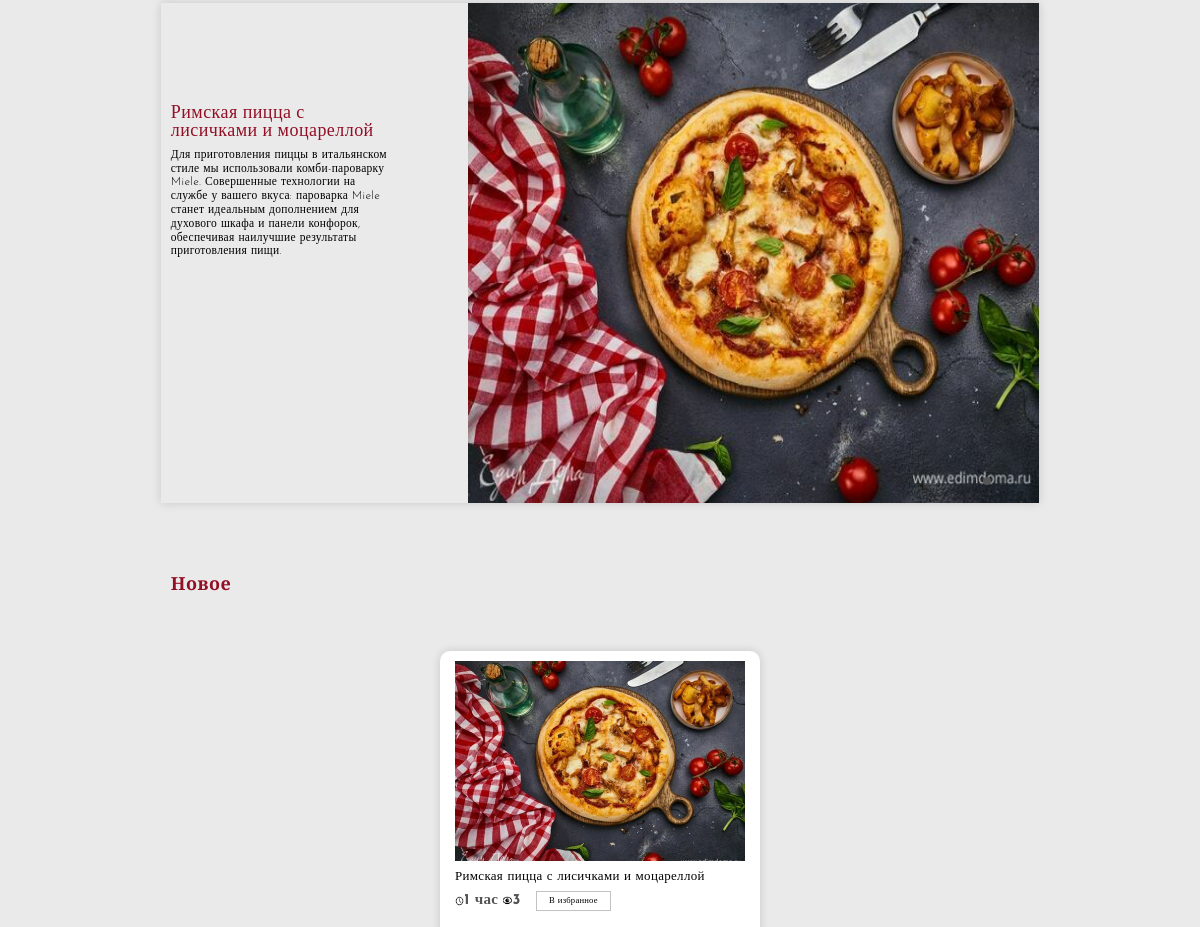
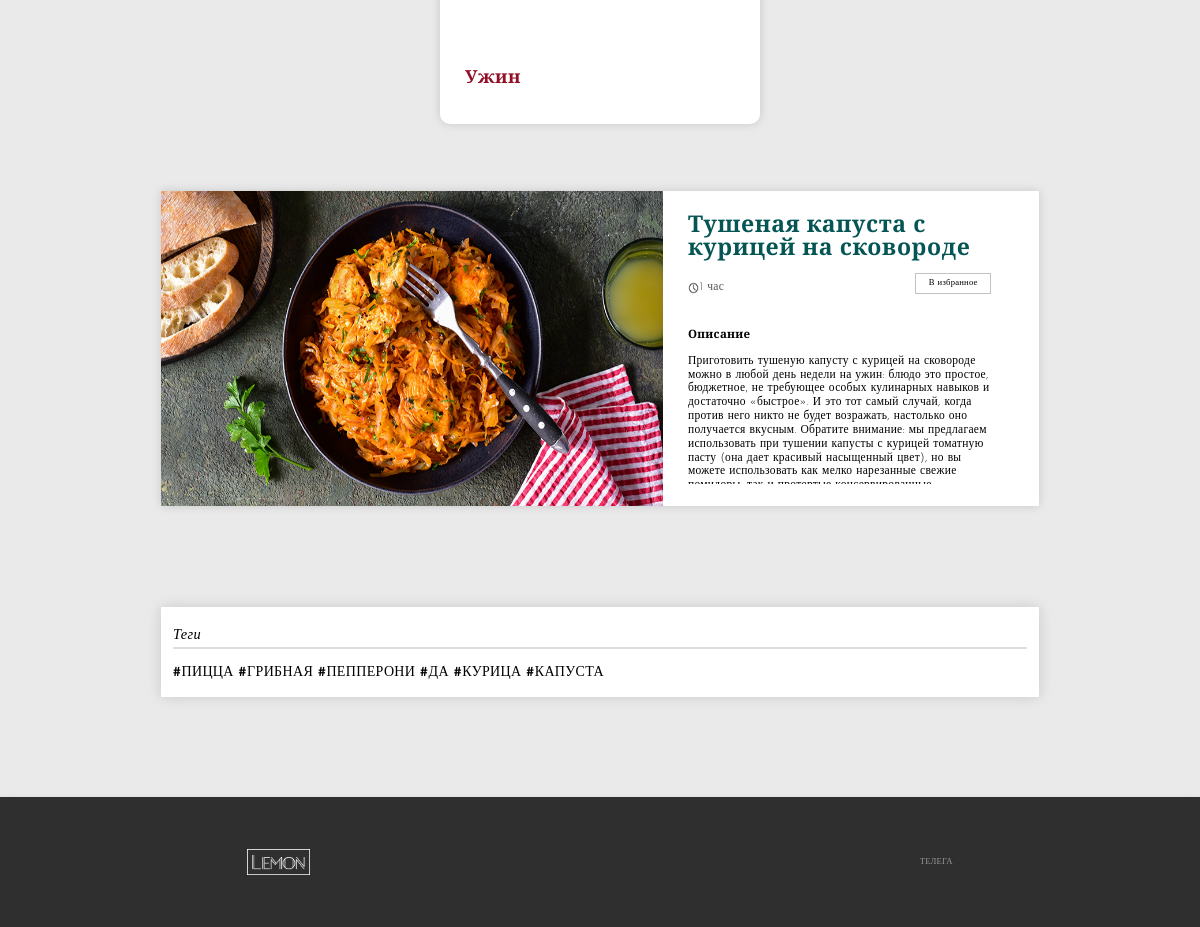
The app's page /tags/pizza/ (lower part), older data (2 pictures, top to bottom).
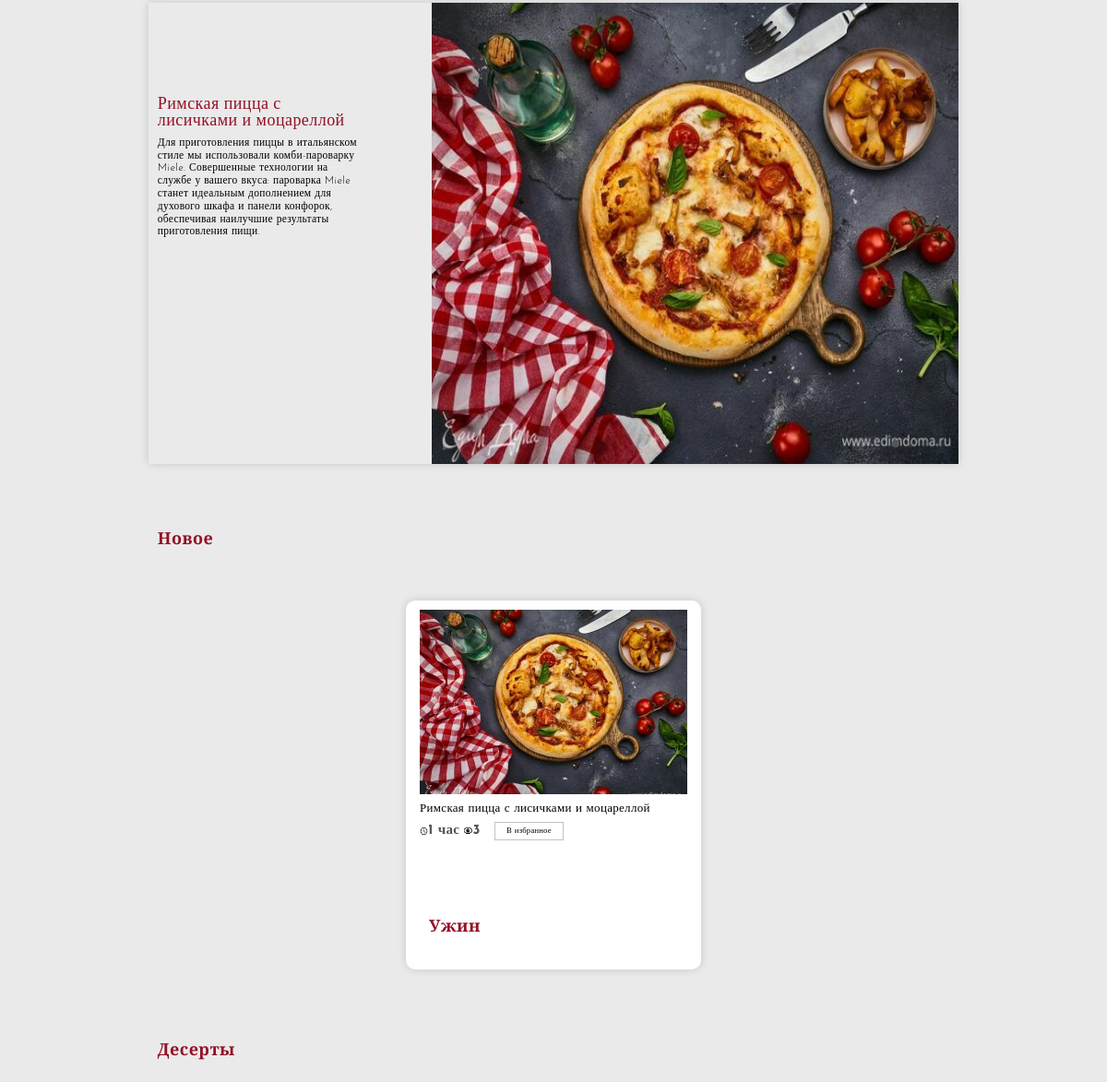
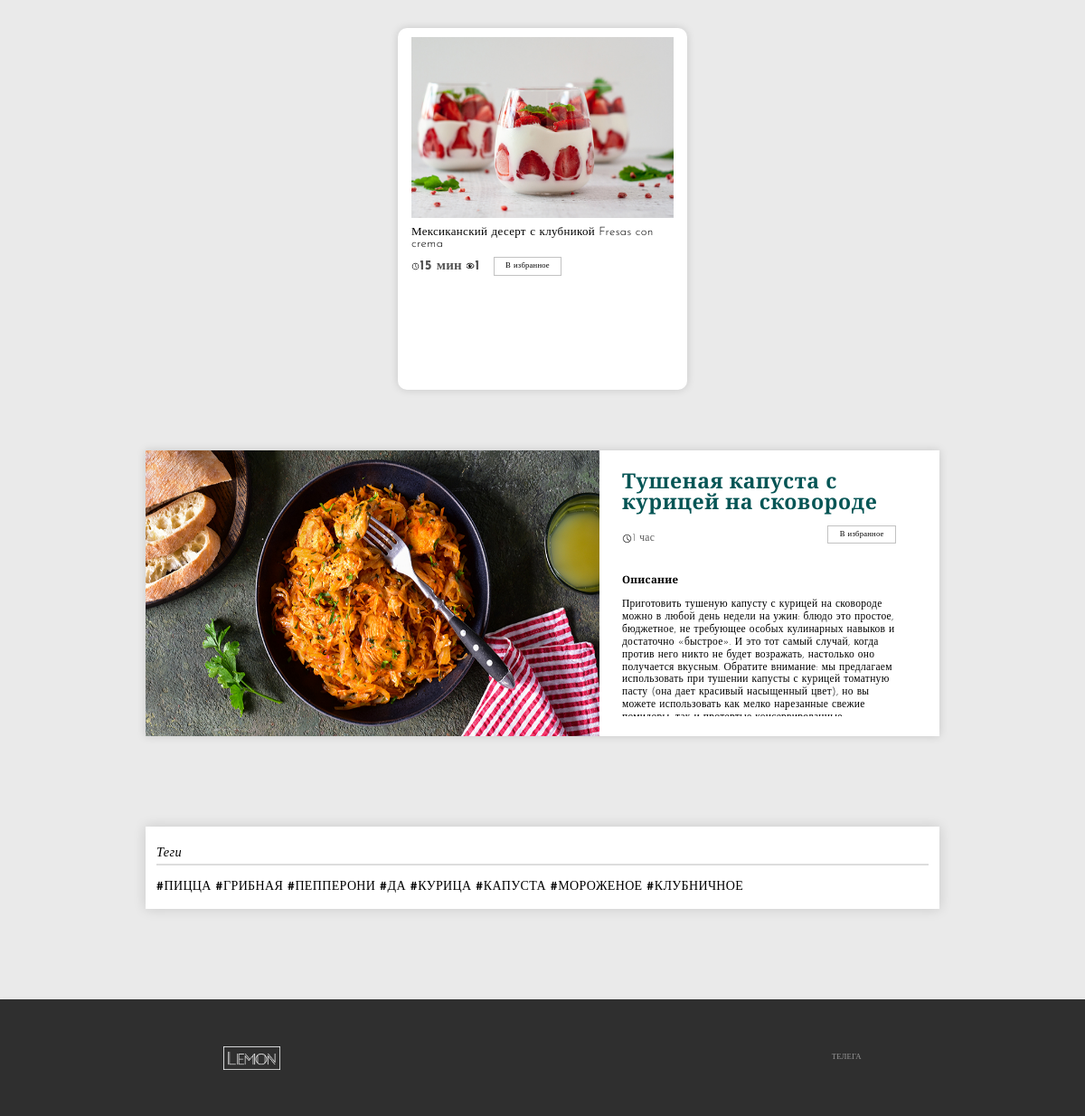
The same page, newer data (2 pictures, top to bottom).
### food/models.py (models this page shows, shortened)
class Post(models.Model):
    author = models.ForeignKey(User, verbose_name='Автор', on_delete=models.CASCADE, related_name='post_author')
    title = models.CharField(verbose_name='Название', max_length=155)
    description = models.TextField(verbose_name='Описание')
    image = models.ImageField(verbose_name='Изображение', upload_to='post/')
    ingredients = RichTextField()
    date_create = models.DateTimeField(verbose_name='Дата создания', auto_now_add=True)
    time_preparing = models.CharField(verbose_name='Время приготовления', max_length=10)
    tags = models.ManyToManyField(Tags, related_name='post_tags', blank=True)
    views = models.ManyToManyField(User, verbose_name='post_views', blank=True, related_name='post_views')
    favorite = models.ManyToManyField(User, verbose_name='Добавившие в избранное', blank=True, related_name='favorite_posts')
    category = models.ForeignKey(Category, verbose_name='Категория', related_name='post_category', on_delete=models.CASCADE)
    slug = models.SlugField(verbose_name='URL')
    def get_absolute_url(self):
        return reverse('detail_food', kwargs={'food_slug': self.slug})
    def total_views(self):
        return self.views.count()
    class Meta:
        verbose_name = 'Пост'
        verbose_name_plural = 'Посты'
        ordering = ('-date_create',)

class Category(models.Model):
    name = models.CharField(verbose_name='Название', max_length=30)
    image = models.ImageField(verbose_name='Изображение', upload_to='category/')
    is_main = models.BooleanField(verbose_name='На главной', default=False)
    slug = models.SlugField(verbose_name='URL')
    class Meta:
        verbose_name = 'Категория'
        verbose_name_plural = 'Категории'

class SeasonPost(Post):
    season_list = (
        ('Summer', 'Лето'),
        ('Winter', 'Зима'),
        ('Spring', 'Весна'),
        ('Autumn', 'Осень')
    )
    season = models.CharField(verbose_name='Сезон', choices=season_list, max_length=9)
    class Meta:
        verbose_name = 'Сезонный пост'
        verbose_name_plural = 'Сезонные посты'

class Tags(models.Model):
    name = models.CharField(verbose_name='Тег', max_length=20)
    slug = models.SlugField(verbose_name='URL')
    class Meta:
        verbose_name = 'Тег'
        verbose_name_plural = 'Теги'

### food/views.py (the view)
# urls.py: path('', views.HomeView.as_view(), name='home'),
class HomeView(ListView):
    model = Post
    template_name = 'food/index.html'
    context_object_name = 'posts'
    paginate_by = 6
    def get_context_data(self, **kwargs):
        context = super().get_context_data(**kwargs)
        context['tags'] = Tags.objects.all()
        context['seasons'] = SeasonPost.objects.all()
        context['categories'] = Category.objects.filter(is_main=True)
        return context
    def get_queryset(self):
        if self.kwargs.get('tags_slug'):
            post = Post.objects.order_by('?').filter(tags__slug=self.kwargs.get('tags_slug')).order_by('-date_create').select_related('category').prefetch_related('views')
        elif 'name' in self.request.GET:
            post = Post.objects.filter(
                Q(title__in=self.request.GET.getlist('name')) | (Q(title__iregex=self.request.GET.get('name')))).select_related('category').prefetch_related('views')
        else:
            post = Post.objects.order_by('-date_create').select_related('category').prefetch_related('views')
        return post

### food/templatetags/index_tags.py (called while the page is built)
@register.simple_tag()
def get_favorite_posts():
    return Post.objects.annotate(num_likes=Count('views')).order_by('-num_likes')[:5]

@register.simple_tag()
def get_category():
    return Category.objects.all()[:4]

### templates/food/index.html (shortened to what the changed rows need)
{% extends 'base.html' %}
{% load index_tags %}
{% load static %}
{% block content %}
    {% get_favorite_posts as favorite_posts %}
    <div class="container">
        <section class="slider">
            <div class="container">
                <div class="slider__swiper">
                    <div class="swiper-container swiper1">
                        <div class="swiper-wrapper">
                            {% for post in favorite_posts %}
                                <div class="swiper-slide sp">
                                    <img class="post__favorite__image" src="{{ post.image.url }}" alt="">
                                    <h2 class="title__post">
                                        <a style="color: #921026;" href="{{ post.get_absolute_url }}">
                                            {{ post.title }}
                                        </a>
                                    </h2>
                                    <p class="text__post">
                                        {{ post.description|truncatewords:50 }}
                                    </p>
                                </div>
                            {% endfor %}
                        </div>
                        <div class="swiper-pagination"></div>
                    </div>
                </div>
            </div>
        </section>
        <section class="triple">
            <div class="container">
                <h2 class="my__h2">Новое</h2>
                <div class="triple__row">
                    {% for post in posts %}
                        <div class="triple__column">
                            <div class="triple__item">
                                <a href="{{ post.get_absolute_url }}"><img class="triple__img3"
                                                                           src="{{ post.image.url }}"></a>
                                <a class="triple__title title__text"
                                   href="{{ post.get_absolute_url }}">{{ post.title }}</a>
                                <div class="triple__info">
                                    <div class="triple__info-clock">
                                        <img src="{% static 'img/clock_hour_minute_second_time_timer_watch_icon_123193.png' %}"
                                             alt="">
                                    </div>
                                    <span class="span__text">{{ post.time_preparing }}</span>
                                    <div class="triple__info-glazok">
                                        <img src="{% static 'img/seo-social-web-network-internet_232_icon-icons.com_61542 (1).png' %}"
                                             alt="">
                                    </div>
                                    <span class="span__text">{{ post.total_views }}</span>
                                    <div class="overflow__right">
                                        <a href="{% url 'favorite_post' pk=post.id %}" class="overflow__right_button">
                                            <span>В избранное</span>
                                        </a>
                                    </div>
                                </div>
                            </div>
                            <span class="post__category my__h2">{{ post.category.name }}</span>
                        </div>
                    {% endfor %}
                </div>
            </div>
        </section>
        {% for category in categories %}
            <section class="triple">
                <div class="container">
                    <a href="{% url 'category' category_slug=category.slug %}"><h2 class="my__h2">{{ category.name }}</h2></a>
                    <div class="triple__row">
                        {% for post in category.post_category.all %}
                            {% if not forloop.counter == 4 %}
                                <div class="triple__column">
                                    <div class="triple__item">
                                        <a href="{{ post.get_absolute_url }}"><img class="triple__img3"
                                                                                   src="{{ post.image.url }}"></a>
                                        <a class="triple__title title__text"
                                           href="{{ post.get_absolute_url }}">{{ post.title }}</a>
                                        <div class="triple__info">
                                            <div class="triple__info-clock">
                                                <img src="{% static 'img/clock_hour_minute_second_time_timer_watch_icon_123193.png' %}"
                                                     alt="">
                                            </div>
                                            <span class="span__text">{{ post.time_preparing }}</span>
                                            <div class="triple__info-glazok">
                                                <img src="{% static 'img/seo-social-web-network-internet_232_icon-icons.com_61542 (1).png' %}"
                                                     alt="">
                                            </div>
                                            <span class="span__text">{{ post.total_views }}</span>
                                            <div class="overflow__right">
                                                <a href="{% url 'favorite_post' pk=post.id %}"
                                                   class="overflow__right_button">
                                                    <span>В избранное</span>
                                                </a>
                                            </div>
                                        </div>
                                    </div>
                                </div>
                            {% endif %}
                        {% endfor %}
                    </div>
                </div>
            </section>
        {% endfor %}
        <section class="overflow">
            <div class="container">
                {% for season in seasons %}
                    <div class="overflow__row">
                        <div class="overflow__column">
                            <img class="season__image" src="{{ season.image.url }}" alt="">
                        </div>
                        <div class="overflow__column">
                            <div class="overflow__item">
                                <a href="{{ season.get_absolute_url }}"><h3 class="overflow__title">{{ season.title }}</h3></a>
                                <div class="overflow__info">
                                    <div class="overflow__left">
                                        <div class="overflow__left_clock">
                                            <img src="{% static 'img/clock_hour_minute_second_time_timer_watch_icon_123193.png' %}"
                                                 alt="">
                                        </div>
                                        <span>{{ season.time_preparing }}</span>
                                    </div>
                                    <div class="overflow__right">
                                        <a href="{% url 'favorite_post' pk=season.id %}" class="overflow__right_button">
                                            <span>В избранное</span>
                                        </a>
                                    </div>
                                </div>
                                <div class="overflow__text">
                                    <h4>Описание</h4>
                                    <p>
                                        {{ season.description }}
                                    </p>
                                </div>
                            </div>
                        </div>
                    </div>
                {% endfor %}
            </div>
        </section>
        <section class="news">
            <div class="container">
                <article class="tags">
                    <div class="tags__text">
                        {% for tag in tags %}
                            <a class="tags__text" href="{% url 'tags_home' tag.slug %}">#{{ tag.name }}</a>
                        {% endfor %}
                    </div>
                </article>
            </div>
        </section>
    </div>
{% endblock %}

Row changes from the older to the newer data that the page shows:
added Category: name "Десерты"
added Post: image (picture), title "Мексиканский десерт с клубникой Fresas con crema", time_preparing "15 мин", total_views "1", shown under "Десерты"
added Tags: name "МОРОЖЕНОЕ"
added Tags: name "КЛУБНИЧНОЕ"
